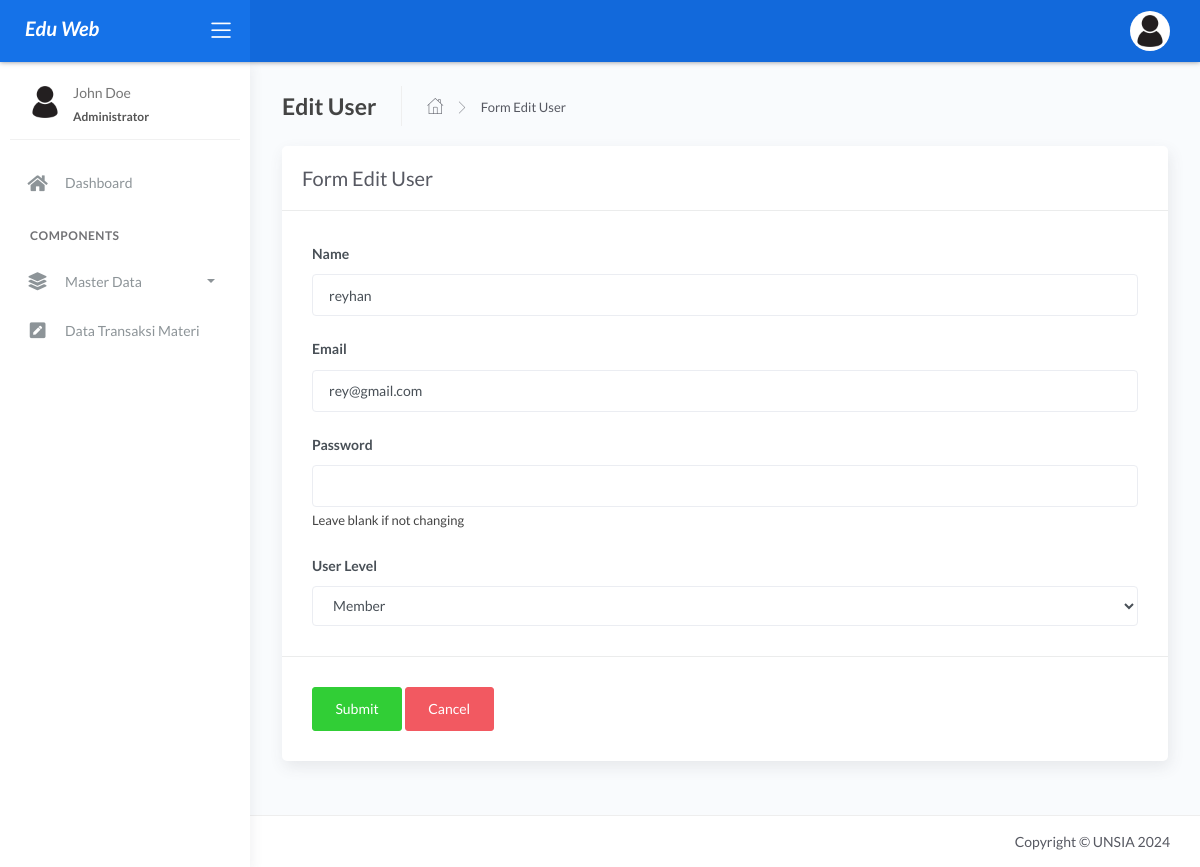
Page /user/edit/3 on the committed database.
### tables this page shows
CREATE TABLE `tbl_data_user` (
  `id_user` int(11) UNSIGNED NOT NULL,
  `nama_user` varchar(100) NOT NULL,
  `email_user` varchar(100) NOT NULL,
  `password_user` varchar(255) NOT NULL,
  `level_user` enum('admin','user','member') NOT NULL DEFAULT 'user',
  `tanggal_dibuat` timestamp NOT NULL DEFAULT current_timestamp()
);

### application/models/User_model.php (called while the page is built, shortened)
<?php
class User_model extends CI_Model {
    public function get_user_by_id($id_user) {
        $this->db->where('id_user', $id_user);
        $query = $this->db->get('tbl_data_user');
        return $query->row();
    }
}

### application/controllers/User.php (called while the page is built, shortened)
<?php
class User extends CI_Controller {
    public function edit($id_user) {
        $data = [
            'title' => 'Edit User',
            'subtitle' => 'Form Edit User',
            'user' => $this->User_model->get_user_by_id($id_user)
        ];
        $this->template->load('index', 'pages/data-user/user_edit', $data);
    }
}

### index.php (called while the page is built, shortened)
<?php
require_once BASEPATH.'core/CodeIgniter.php';

### application/libraries/Template.php (called while the page is built, shortened)
<?php
class Template {
    var $data_template = [];
    function set($name, $value){
        $this->data_template[$name] = $value;
    }
    function load($template = '', $fileview = '', $dataview = [], $return = FALSE){
        $this->CI =& get_instance();
        $this->set('content', $this->CI->load->view($fileview, $dataview, TRUE));
        return $this->CI->load->view($template, $this->data_template, $return);
    }
}

### application/views/pages/data-user/user_edit.php (the view, shortened to what this page needs)
<?= form_open('user/edit_process/' . $user->id_user) ?>
<div class="card">
    <div class="card-header">
        <div class="card-title">Form Edit User</div>
    </div>
    <div class="card-body">
        <div class="row">
            <div class="col-md-12 col-lg-12">
                <div class="form-group">
                    <label for="nama_user">Name</label>
                    <input type="text" class="form-control" name="nama_user" id="nama_user" value="<?= $user->nama_user ?>" required>
                </div>
                <div class="form-group">
                    <label for="email_user">Email</label>
                    <input type="email" class="form-control" name="email_user" id="email_user" value="<?= $user->email_user ?>" required>
                </div>
                <div class="form-group">
                    <label for="password_user">Password</label>
                    <input type="password" class="form-control" name="password_user" id="password_user">
                    <small>Leave blank if not changing</small>
                </div>
                <div class="form-group">
                    <label for="level_user">User Level</label>
                    <select class="form-control" name="level_user" id="level_user" required>
                        <option value="member" <?= $user->level_user == 'member' ? 'selected' : '' ?>>Member</option>
                    </select>
                </div>
            </div>
        </div>
    </div>
    <div class="card-action">
        <input type="submit" class="btn btn-success" name="submit" value="Submit">
        <a href="<?= site_url('user') ?>" class="btn btn-danger">Cancel</a>
    </div>
</div>
<?= form_close() ?>

### rows in the picture
tbl_data_user: nama_user "reyhan", email_user "rey@gmail.com", level_user "Member"

### other values in the picture
$title "Edit User"
$subtitle "Form Edit User"
